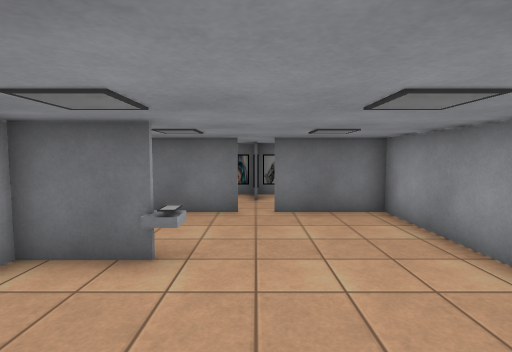
View 1 (above)

17 first-person views from a walk through a 3-D level made in the Unity game engine. The camera is 1.5 m above the floor, tilts 4° down and sees 85° across. The floor is counted in squares, 1 m on a side. Each view is taken from the middle of a square. On the plan, view 1 faces up. The plan holds only what a view shows up to about 14 squares ahead; the rest is blank. The player character is not drawn. Some animated figures are left out. Some surface patterns are stand-ins.

View 2
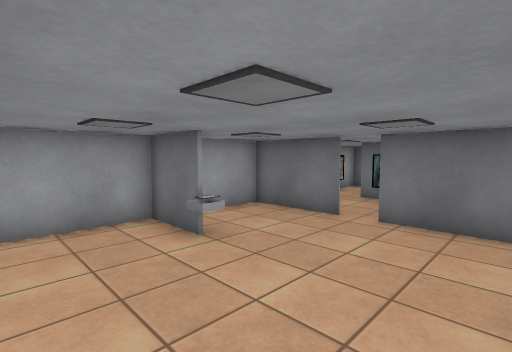

View 3
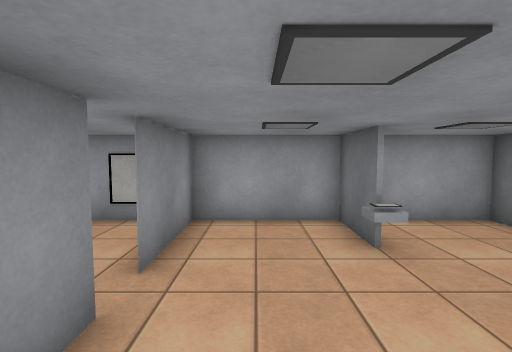

View 4
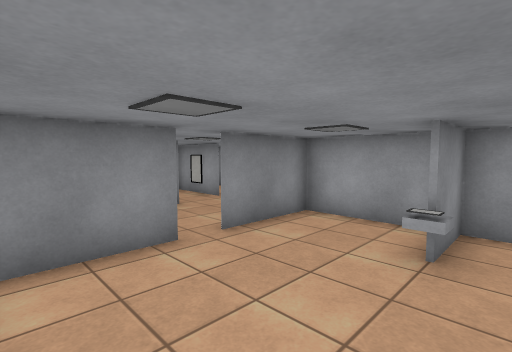

View 5
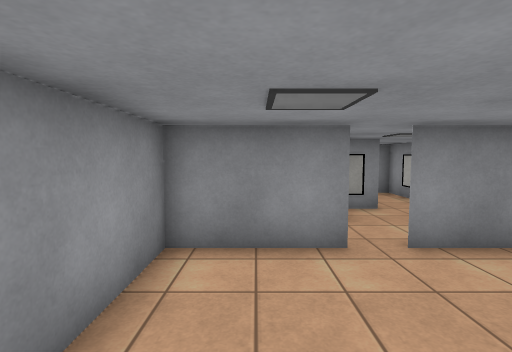

View 6
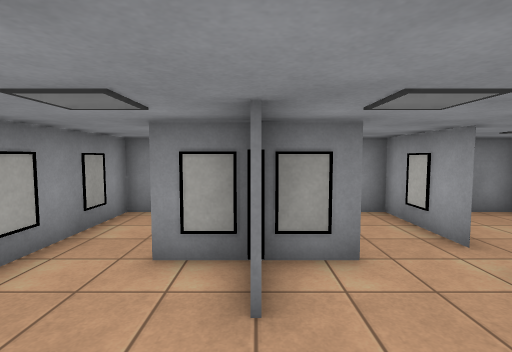

View 7
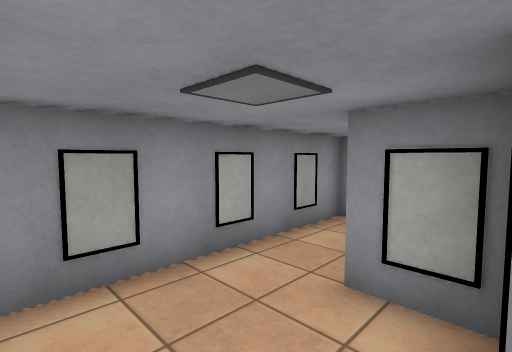

View 8
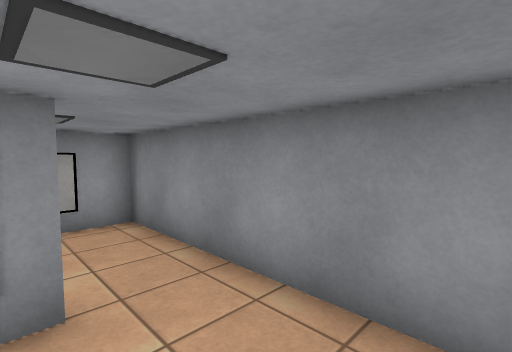

View 9
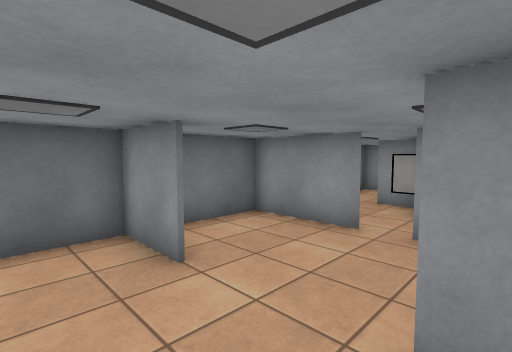

View 10
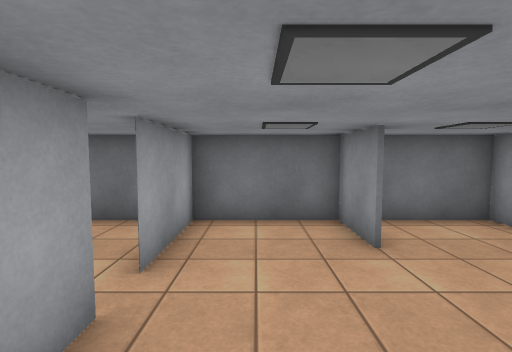

View 11
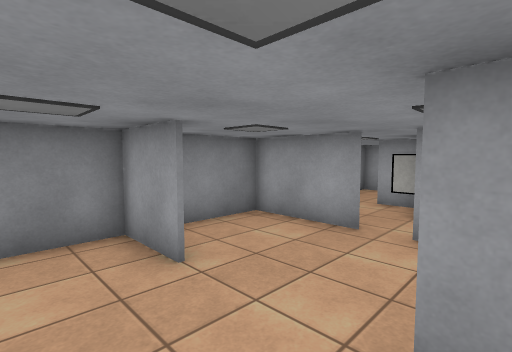

View 12
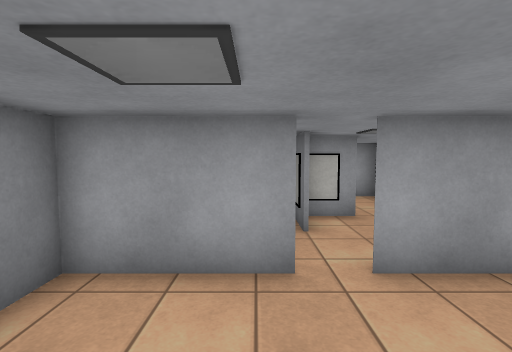

View 13
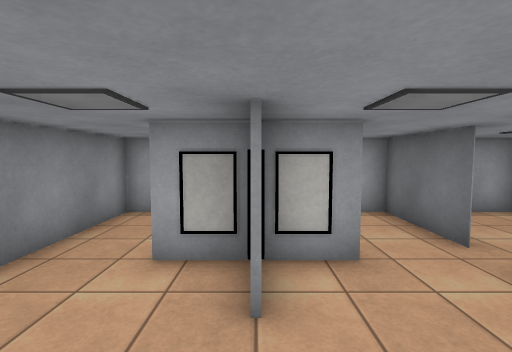

View 14
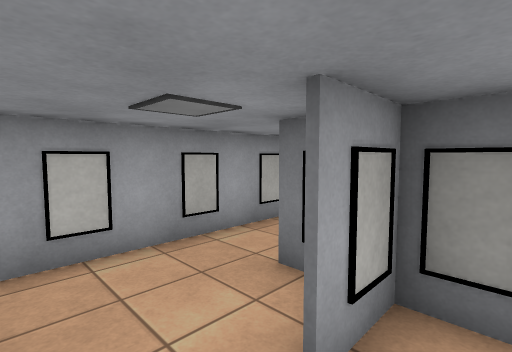

View 15
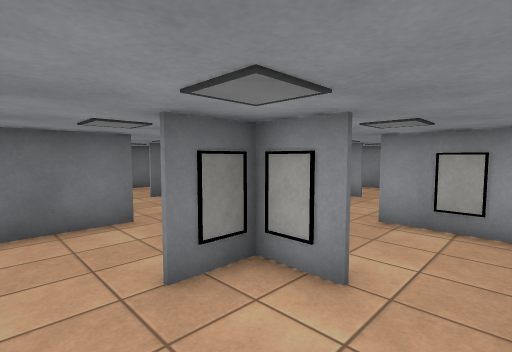

View 16
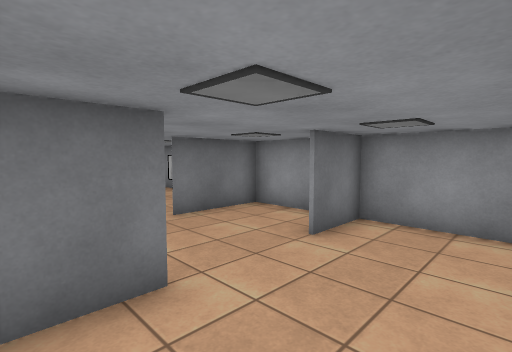

View 17
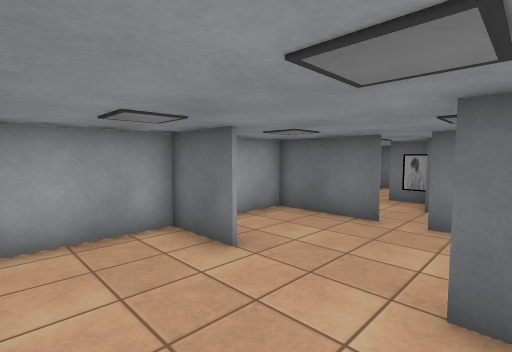

### Floor plan
Key: @ floor where view 1 was taken; # wall or solid block; . floor; = window, fence, low wall or low ledge; B block; P painting; O other object.
Columns run from 18 left of view 1 to 4 right of it. Each row starts with its distance up from view 1.
 15               ##
 14         #     #.
 13         #     =O
 12                ..
 11    ##           .###
 10    .#           ..#.
  9    ...           ...
  8 #  ...  #     =  ..   #
  7 ##==.===#     ##==.===#
  6 #.......#     #.......#
  5 #.......#     #.......#
  4 ###...###     ###B....#
  3 #.......#     #.......#
  2 #.......#     #.......#
  1 #.......#######.......#
  0 ##==.===#..#..#===@===#
 -1 #P.....##..#..=P.....P#
 -2 #...#...#.....=...#...#
 -3 #P.###...........###.P#
 -4 #...#..#......=...#...#
 -5 #P.....#...#..=P.....P#
 -6 #......=#..#..=.......#
 -7 #####  ################

Where each view was taken, in squares from view 1:
view 1: 0 up, 0 right, facing up
view 2: 1 up, 3 right, facing up-left
view 3: 2 up, 3 right, facing left
view 4: 5 up, 3 right, facing down-left
view 5: 5 up, 2 right, facing down
view 6: 1 up, 0 right, facing down
view 7: 0 up, 0 right, facing down-right
view 8: 4 down, 3 left, facing down-right
view 9: 5 down, 9 left, facing up-right
view 10: 6 down, 9 left, facing up
view 11: 1 down, 5 left, facing down-left
view 12: 4 down, 7 left, facing left
view 13: 3 down, 10 left, facing left
view 14: 6 down, 13 left, facing up-left
view 15: 6 down, 17 left, facing up-right
view 16: 1 up, 17 left, facing up-right
view 17: 1 up, 12 left, facing up-left
